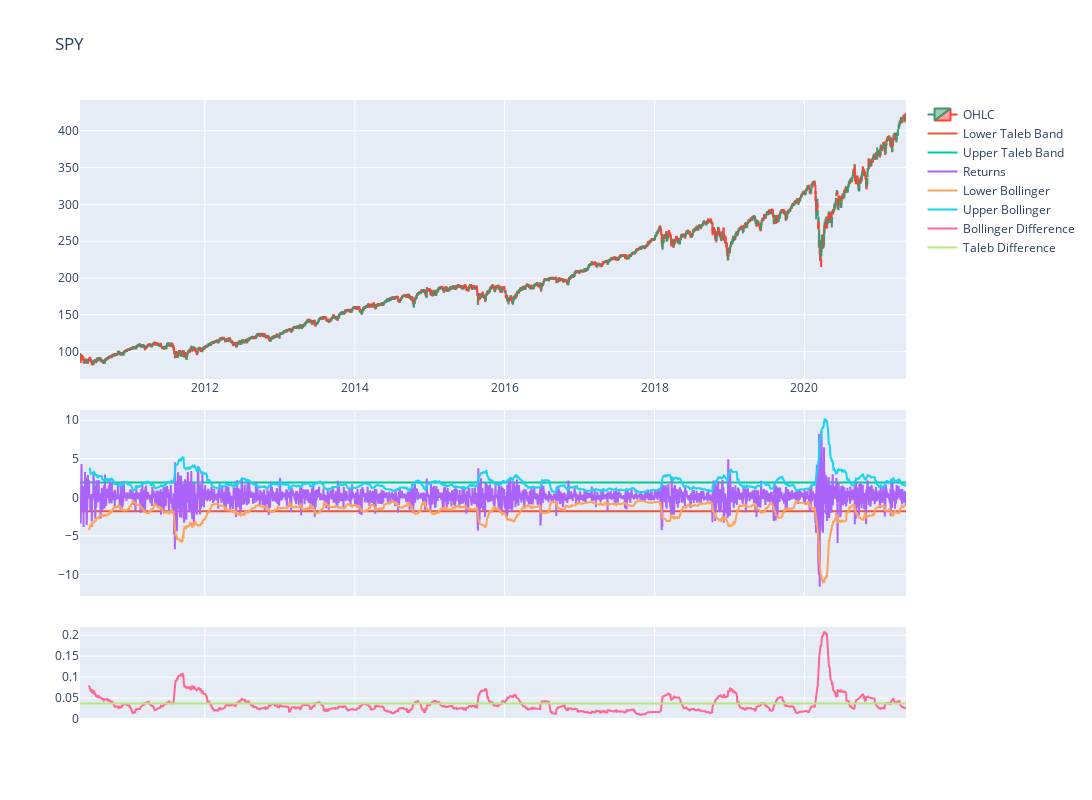

The notebook cell saved with this chart:
### Code cell
#Graphing stuff

candlesticks = go.Candlestick(x=s_df.index,
                open=s_df['Adj Open'],
                high=s_df['Adj High'],
                low=s_df['Adj Low'],
                close=s_df['Adj Close'],name = "OHLC")

lowerTalebBandChart = go.Scatter(x=r_df.index, y=100*r_df['lowerTalebBand'],
 mode='lines', name='Lower Taleb Band',xaxis="x",yaxis="y2")
upperTalebBandChart = go.Scatter(x=r_df.index, y=100*r_df['upperTalebBand'],
 mode='lines', name='Upper Taleb Band',xaxis="x",yaxis="y2")

returnsChart = go.Scatter(x=r_df.index, y=100*r_df['Log returns'],
 mode='lines', name='Returns',xaxis="x",yaxis="y2")

lowerBollingerChart = go.Scatter(x=r_df.index, y=100*r_df['Lower Bollinger'],
 mode='lines', name='Lower Bollinger',xaxis="x",yaxis="y2")
upperBollingerChart = go.Scatter(x=r_df.index, y=100*r_df['Upper Bollinger'], 
mode='lines', name='Upper Bollinger',xaxis="x",yaxis="y2")

crossTalebChart = go.Scatter(x=r_df.index, y=r_df['lastCrossTaleb'],
 mode='lines', name='Last Cross Taleb',xaxis="x",yaxis="y3")
crossBollingerChart = go.Scatter(x=r_df.index, y=r_df['lastCrossMoving'],
 mode='lines', name='Last Cross Bollinger',xaxis="x",yaxis="y3")

bollingerDifChart = go.Scatter(x=r_df.index, y=r_df['Upper Bollinger']-r_df['Lower Bollinger'],
 mode='lines', name='Bollinger Difference',xaxis="x",yaxis="y3")
talebDifChart = go.Scatter(x=r_df.index, y=r_df['upperTalebBand']-r_df['lowerTalebBand'],
 mode='lines', name='Taleb Difference',xaxis="x",yaxis="y3")
    

layout = go.Layout(
    height=800,
    width=1100,
    title=stock,
    xaxis=dict(
        domain=[0, 1],
    ),
    yaxis=dict(
        domain=[0.55, 1]
    ),
    yaxis2=dict(
        domain=[0.20, 0.50]
    ),
    yaxis3=dict(
        domain=[0, 0.15]
    )
)


#To change the charts just add or remove them from this list
fig = go.Figure(data=[candlesticks,
lowerTalebBandChart,
upperTalebBandChart,
returnsChart,
lowerBollingerChart,
upperBollingerChart,
bollingerDifChart,
talebDifChart],
layout=layout)

fig.update_layout(xaxis_rangeslider_visible=False)


fig.show()

### Figure 1 — Plotly figure (JSON) as saved in the notebook; plotly's stock layout.template omitted (floating-point values rounded to 4 significant figures; data arrays with more than 128 entries replaced by an {"elided": "..."} marker saying what was removed)
{"data": [{"close": {"elided": "2775 float values"}, "high": {"elided": "2775 float values"}, "low": {"elided": "2775 float values"}, "name": "OHLC", "open": {"elided": "2775 float values"}, "type": "candlestick", "x": {"elided": "2775 str values"}}, {"mode": "lines", "name": "Lower Taleb Band", "type": "scatter", "x": {"elided": "2775 str values"}, "xaxis": "x", "y": {"elided": "2775 float values"}, "yaxis": "y2"}, {"mode": "lines", "name": "Upper Taleb Band", "type": "scatter", "x": {"elided": "2775 str values"}, "xaxis": "x", "y": {"elided": "2775 float values"}, "yaxis": "y2"}, {"mode": "lines", "name": "Returns", "type": "scatter", "x": {"elided": "2775 str values"}, "xaxis": "x", "y": {"elided": "2775 float values"}, "yaxis": "y2"}, {"mode": "lines", "name": "Lower Bollinger", "type": "scatter", "x": {"elided": "2775 str values"}, "xaxis": "x", "y": {"elided": "2775 float values"}, "yaxis": "y2"}, {"mode": "lines", "name": "Upper Bollinger", "type": "scatter", "x": {"elided": "2775 str values"}, "xaxis": "x", "y": {"elided": "2775 float values"}, "yaxis": "y2"}, {"mode": "lines", "name": "Bollinger Difference", "type": "scatter", "x": {"elided": "2775 str values"}, "xaxis": "x", "y": {"elided": "2775 float values"}, "yaxis": "y3"}, {"mode": "lines", "name": "Taleb Difference", "type": "scatter", "x": {"elided": "2775 str values"}, "xaxis": "x", "y": {"elided": "2775 float values"}, "yaxis": "y3"}], "layout": {"height": 800, "title": {"text": "SPY"}, "width": 1100, "xaxis": {"domain": [0, 1], "rangeslider": {"visible": false}}, "yaxis": {"domain": [0.55, 1]}, "yaxis2": {"domain": [0.2, 0.5]}, "yaxis3": {"domain": [0, 0.15]}}}
